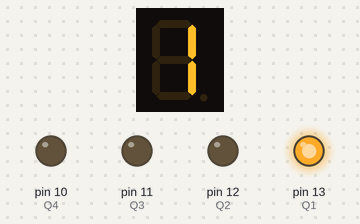
This sketch was run on a simulated Arduino Uno, built with avr-gcc and run on an emulated ATmega328P. On the bench: 1-digit seven-segment display, output pins drawn as LEDs (lit = HIGH). Wiring (inferred from the names in the program): 1-digit 7-segment display, segments lit when HIGH: segments pin 2, pin 3, pin 4, pin 5, pin 6, pin 7, pin 8, pin 9. The segment pins are drawn as the display they are named for; pins used as bus, display or sensor lines are not drawn.

Above: at 0.1 s.
At 0.6 s:
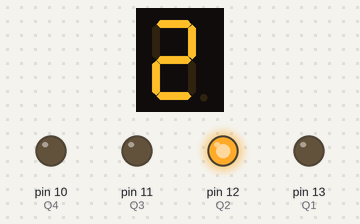
At 1.1 s:
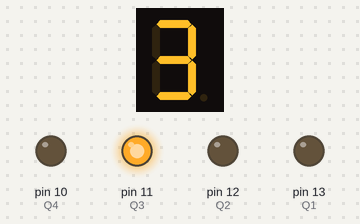
At 1.6 s:
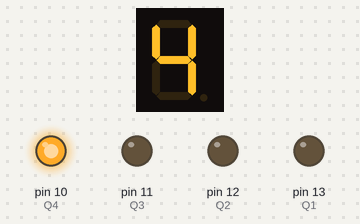
Timing chart, 0 to 130.0 s (numbered marks = the images above):
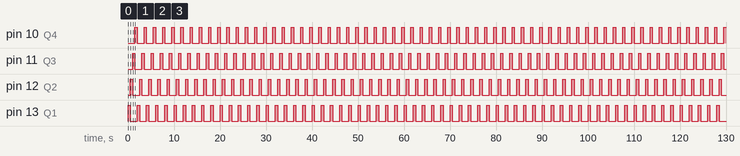

Measured:
- by itself, pin 10 (Q4), pin 11 (Q3), pin 12 (Q2), pin 13 (Q1): alternates HIGH for 0.50 s and LOW for 1.5 s
- by itself, everything shown: repeats every 2.0 s, in 4 steps
- what the display in image 1 shows lasts 0.5 s, from 0.5 s to 1.0 s

The sketch:

_1234.ino
```cpp
int SEG_A=2;
int SEG_B=3;
int SEG_C=4;
int SEG_D=5;
int SEG_E=6;
int SEG_F=7;
int SEG_G=8;
int SEG_DP=9;
char seg[] =

  {
    0b11111100, // 0
    0b01100000, // 1
    0b11011010, // 2
    0b11110010, // 3
    0b01100110, // 4
    0b10110110, // 5
    0b10111110, // 6
    0b11100000, // 7
    0b11111110, // 8
    0b11101110, // 9
   } ;
int   Q1 = 13;
int   Q2 = 12;
int   Q3 = 11;
int   Q4 = 10;
void display7seg(int a, int b){
  digitalWrite(SEG_A, seg[a] & 1<<7);
  digitalWrite(SEG_B, seg[a] & 1<<6);
  digitalWrite(SEG_C, seg[a] & 1<<5);
  digitalWrite(SEG_D, seg[a] & 1<<4);
  digitalWrite(SEG_E, seg[a] & 1<<3);
  digitalWrite(SEG_F, seg[a] & 1<<2);
  digitalWrite(SEG_G, seg[a] & 1<<1);
  digitalWrite(SEG_DP, seg[a] & 1<<0);
  digitalWrite(Q1, 1 & 1<<b);
  digitalWrite(Q2, 2 & 1<<b);
  digitalWrite(Q3, 4 & 1<<b);
  digitalWrite(Q4, 8 & 1<<b);
}
void setup() {
  // put your setup code here, to run once:
  pinMode(SEG_A,OUTPUT);
  pinMode(SEG_B,OUTPUT);
  pinMode(SEG_C,OUTPUT);
  pinMode(SEG_D,OUTPUT);
  pinMode(SEG_E,OUTPUT);
  pinMode(SEG_F,OUTPUT);
  pinMode(SEG_G,OUTPUT);
  pinMode(SEG_DP,OUTPUT);
    pinMode(Q1,OUTPUT);
    pinMode(Q2,OUTPUT);
    pinMode(Q3,OUTPUT);
    pinMode(Q4,OUTPUT);
digitalWrite(Q1, OUTPUT);
digitalWrite(Q2, OUTPUT);
digitalWrite(Q3, OUTPUT);
digitalWrite(Q4, OUTPUT);
}
void loop() {
 display7seg(1,0);
 delay(500);
 display7seg(2,1);
 delay(500);
 display7seg(3,2);
 delay(500);
 display7seg(4,3);
 delay(500);
}
```
